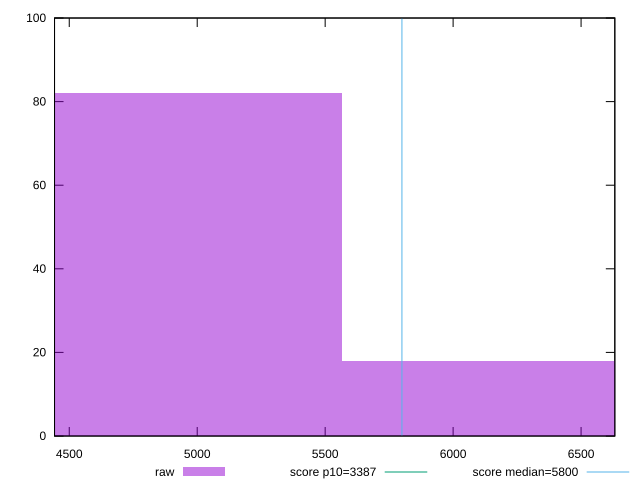

This chart was generated by the following gnuplot code:
reset

$raw <<EOF
6185.6437704563905 18
4948.515016365112 82
EOF

set key outside below
set boxwidth 1237.128754091278
set xrange [4442.461816408235:6631.904217945412]
set yrange [0:100]
set trange [0:100]
set style fill transparent solid 0.5 noborder

set parametric
set terminal svg size 640, 490 enhanced background rgb 'white'
set output "report_00018_2021-02-10T15-25-16.877Z/speed-index/samples/pages+cached/raw/histogram.svg"

plot $raw title "raw" with boxes, \
     3387,t title "score p10=3387", \
     5800,t title "score median=5800"

reset
